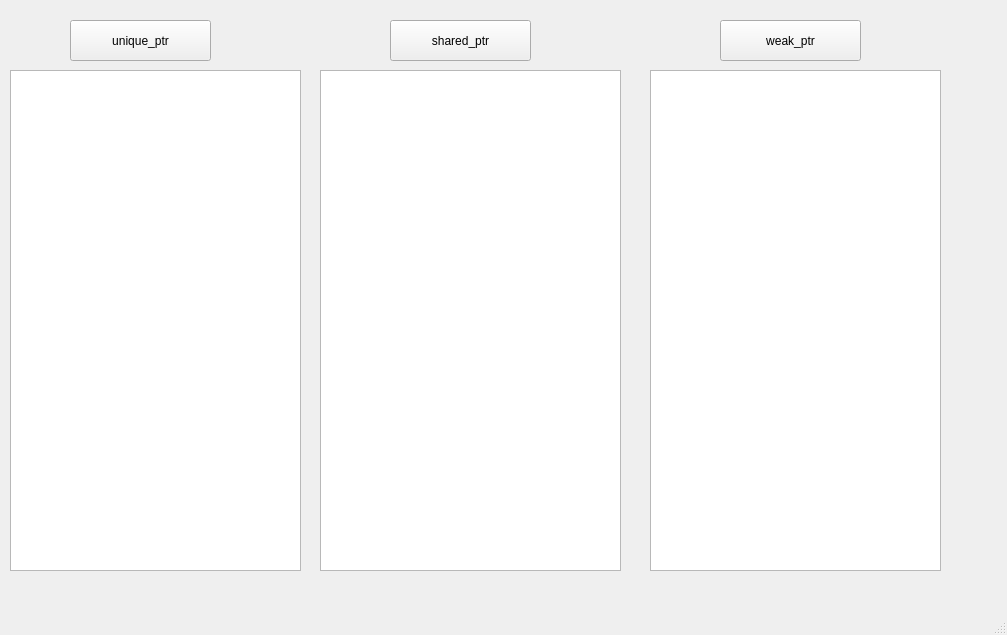
<?xml version="1.0" encoding="UTF-8"?>
<ui version="4.0">
 <class>MainWindow</class>
 <widget class="QMainWindow" name="MainWindow">
  <property name="geometry">
   <rect>
    <x>0</x>
    <y>0</y>
    <width>1007</width>
    <height>635</height>
   </rect>
  </property>
  <property name="windowTitle">
   <string>MainWindow</string>
  </property>
  <widget class="QWidget" name="centralwidget">
   <widget class="QPushButton" name="pushButton">
    <property name="geometry">
     <rect>
      <x>70</x>
      <y>20</y>
      <width>141</width>
      <height>41</height>
     </rect>
    </property>
    <property name="text">
     <string>unique_ptr</string>
    </property>
   </widget>
   <widget class="QPushButton" name="pushButton_2">
    <property name="geometry">
     <rect>
      <x>390</x>
      <y>20</y>
      <width>141</width>
      <height>41</height>
     </rect>
    </property>
    <property name="text">
     <string>shared_ptr</string>
    </property>
   </widget>
   <widget class="QPushButton" name="pushButton_3">
    <property name="geometry">
     <rect>
      <x>720</x>
      <y>20</y>
      <width>141</width>
      <height>41</height>
     </rect>
    </property>
    <property name="text">
     <string>weak_ptr</string>
    </property>
   </widget>
   <widget class="QTextBrowser" name="textBrowser">
    <property name="geometry">
     <rect>
      <x>10</x>
      <y>70</y>
      <width>291</width>
      <height>501</height>
     </rect>
    </property>
   </widget>
   <widget class="QTextBrowser" name="textBrowser_2">
    <property name="geometry">
     <rect>
      <x>320</x>
      <y>70</y>
      <width>301</width>
      <height>501</height>
     </rect>
    </property>
   </widget>
   <widget class="QTextBrowser" name="textBrowser_3">
    <property name="geometry">
     <rect>
      <x>650</x>
      <y>70</y>
      <width>291</width>
      <height>501</height>
     </rect>
    </property>
   </widget>
  </widget>
  <widget class="QMenuBar" name="menubar">
   <property name="geometry">
    <rect>
     <x>0</x>
     <y>0</y>
     <width>1007</width>
     <height>26</height>
    </rect>
   </property>
  </widget>
  <widget class="QStatusBar" name="statusbar"/>
 </widget>
 <resources/>
 <connections/>
</ui>
